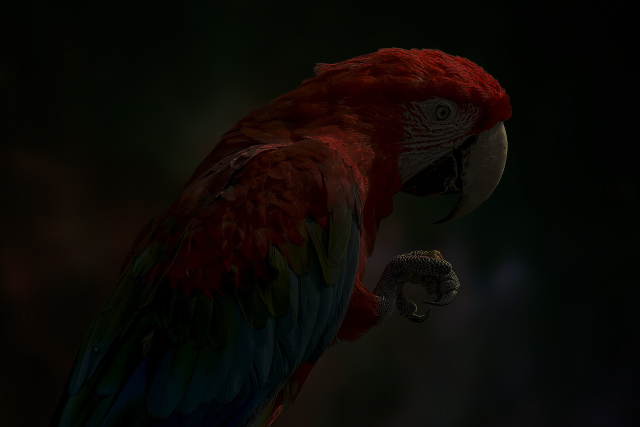
#> input picture parrot.jpg, 1280 x 853 px (shown at 1/2 size)
$ jupyter execute Histogram-checkpoint.ipynb
#> lines starting #> are read from the running program, lines starting #| are printed output that depends on the picture
# Ex. No: 03
## Histogram Equalization Using OpenCV (Grayscale & Color Images)

**Name :** VEDHA M  **Reg. No :** 212225230292  **Slot No :** OD1199

### Write a Python program using OpenCV to perform histogram equalization on the given grayscale image **"parrot.jpg"**.

The program should:

- Import the required libraries (**OpenCV, NumPy, Matplotlib**).
- Read the image **"parrot.jpg"** in **grayscale** format.
- Display the grayscale image and plot its histogram.
- Perform **histogram equalization** on the grayscale image using `cv2.equalizeHist()` to enhance its contrast.
- Using Matplotlib, display the following in a **2 × 2 grid layout**:
  - Original Grayscale Image
  - Histogram of Original Image
  - Enhanced (Equalized) Image
  - Histogram of Enhanced Image

[cell 1]
# Import required libraries
import cv2
import numpy as np
import matplotlib.pyplot as plt
img = cv2.imread('parrot.jpg', cv2.IMREAD_GRAYSCALE)
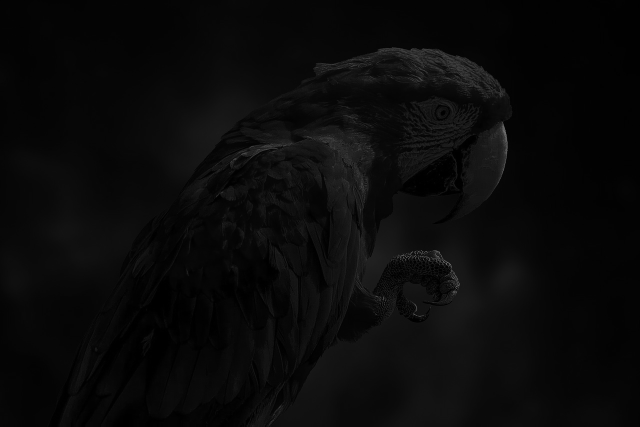
#> img: shape (853, 1280) (shown at 1/2 size); min 0, max 132, mean 9.6
plt.imshow(img, cmap='gray')
plt.title('Original Image')
plt.show()

[cell 2]
# Read the image in grayscale format
plt.hist(img.ravel(),256,range = [0, 256]);
plt.title('Original Image')
plt.show()
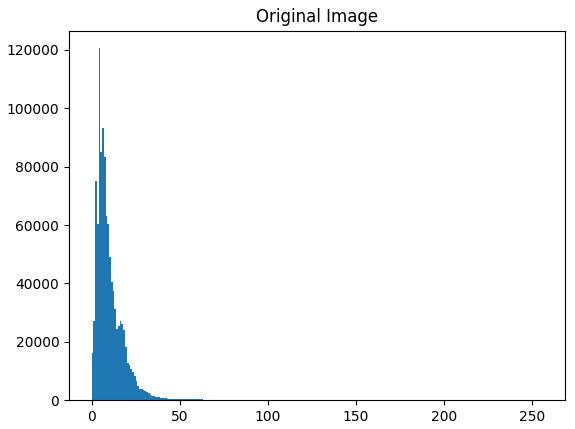
#> figure drawn by matplotlib, 1 panel; tallest bar 120586 high, from x = 4 to 5

[cell 3]
img_eq = cv2.equalizeHist(img)
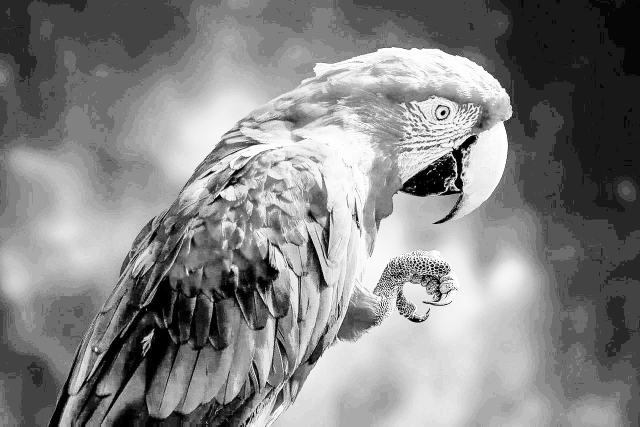
#> img_eq: shape (853, 1280) (shown at 1/2 size); min 0, max 255, mean 132.6

[cell 4]
plt.hist(img_eq.ravel(), 256, range = [0, 256])
plt.title('Equalized Histogram')
plt.show()
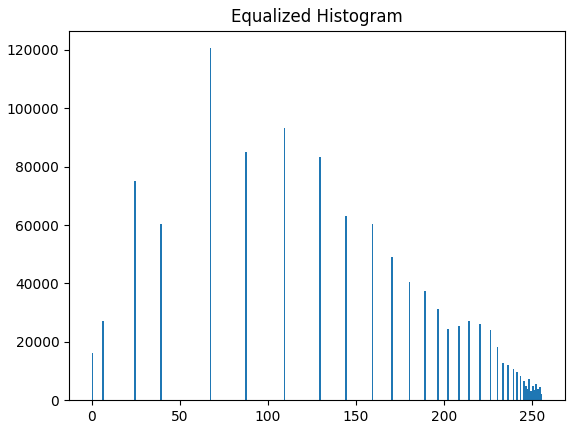
#> figure drawn by matplotlib, 1 panel; tallest bar 120586 high, from x = 67 to 68

[cell 5]
plt.imshow(img_eq, cmap='gray')
plt.title('Enhanced Image')
plt.show()

[cell 6]
# Display [1] the Original Image (Gray Image) and its Histogram
plt.figure(figsize=(10, 8))

# Original Image
plt.subplot(2, 2, 1)
plt.imshow(img, cmap='gray')
plt.title("Original Image")
plt.axis("off")

# Original Histogram
plt.subplot(2, 2, 2)
plt.hist(img.ravel(), bins=256, range=[0, 256])
plt.title("Original Histogram")
plt.xlim([0, 256])
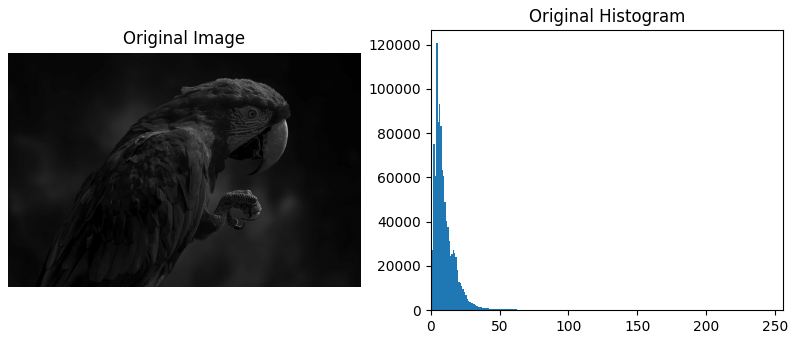
#> figure drawn by matplotlib, 2 panels; panel 2: tallest bar 120586 high, from x = 4 to 5

[cell 7]
# [2] the Enhanced Image and its Histogram using a 2×2 Layout in Matplotlib.

# Equalized Image
plt.subplot(2, 2, 3)
plt.imshow(img_eq, cmap='gray')
plt.title("Equalized Image")
plt.axis("off")

# Equalized Histogram
plt.subplot(2, 2, 4)
plt.hist(img_eq.ravel(), bins=256, range=[0, 256])
plt.title("Equalized Histogram")
plt.xlim([0, 256])

plt.tight_layout()
plt.show()
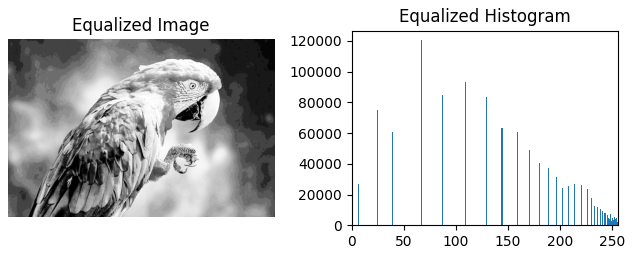
#> figure drawn by matplotlib, 2 panels; panel 2: tallest bar 120586 high, from x = 67 to 68

### Write a Python program using OpenCV to perform color image enhancement through histogram equalization in the HSV color space on the given image **"parrot.jpg"**.

The program should:

- Import the required libraries (**OpenCV, NumPy, Matplotlib**).
- Read the color image **"parrot.jpg"**.
- Plot the **histogram of the original color image** (use the **B, G, and R** channels).
- Convert the image from **BGR to HSV** color space.
- Apply **histogram equalization** to one specific channel to improve brightness and contrast using `cv2.equalizeHist()`.
- Convert the enhanced HSV image back to **BGR** format.
- Using Matplotlib, display the following in a **2 × 2 grid layout**:
  - Original Color Image
  - Histogram of Original Image (BGR channels)
  - Enhanced Color Image
  - Histogram of Enhanced Image (BGR channels)

[cell 8]
# Import required libraries
import cv2
import numpy as np
import matplotlib.pyplot as plt

[cell 9]
# Read the color given parrot.jpg image
img = cv2.imread('parrot.jpg', cv2.IMREAD_COLOR)
#> img is the input picture: shape (853, 1280, 3); mean B, G, R 5.6, 9, 12.4

[cell 10]
# Plot the histogram of colour image
img_hsv = cv2.cvtColor(img, cv2.COLOR_BGR2HSV)
#> img_hsv: shape (853, 1280, 3); mean H, S, V 42.1, 165.9, 14.5

[cell 11]
# Convert to HSV
img_hsv[:, :, 2] = cv2.equalizeHist(img_hsv[:, :, 2])
#> img_hsv: shape (853, 1280, 3); mean H, S, V 42.1, 165.9, 131

[cell 12]
# Perform histogram equalization
img_eq = cv2.cvtColor(img_hsv, cv2.COLOR_HSV2BGR)
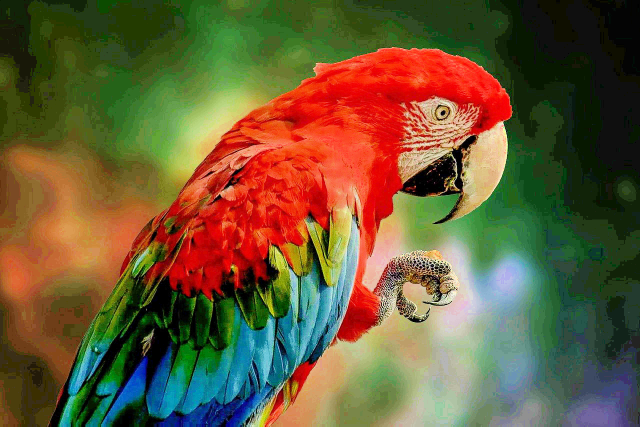
#> img_eq: shape (853, 1280, 3) (shown at 1/2 size); mean B, G, R 55.1, 90.2, 106.1

[cell 13]
plt.hist(img_eq.ravel(), 256, range = [0, 256])
plt.title('Equalized Histogram')
plt.show()
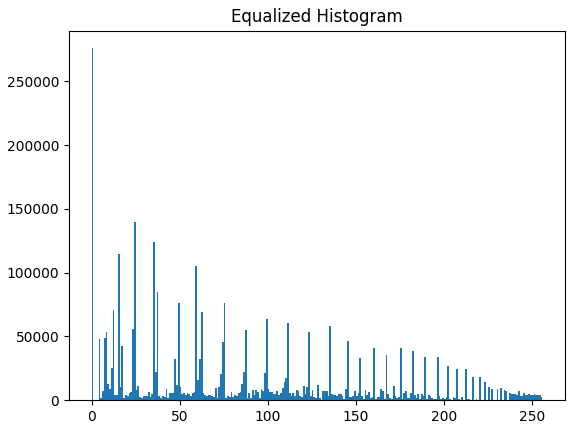
#> figure drawn by matplotlib, 1 panel; tallest bar 275881 high, from x = 0 to 1

[cell 14]
# Display
plt.figure(figsize=(12,10))

plt.subplot(221)
plt.imshow(img[:, :, ::-1])
plt.title('Original Color Image')

plt.subplot(222)
plt.imshow(img_eq[:, :, ::-1])
plt.title('Equalized Image')

plt.subplot(223)
plt.hist(img.ravel(), 256, range=[0,256])
plt.title('Original Histogram')

plt.subplot(224)
plt.hist(img_eq.ravel(), 256, range=[0,256])
plt.title('Histogram Equalized')

plt.show()
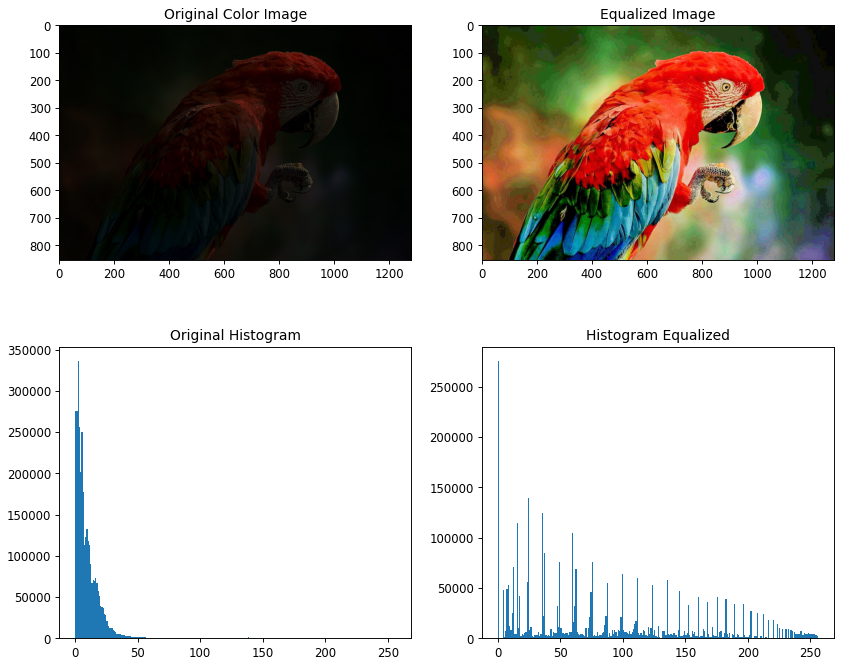
#> figure drawn by matplotlib, 4 panels; panel 3: tallest bar 336652 high, from x = 2 to 3; panel 4: tallest bar 275881 high, from x = 0 to 1
